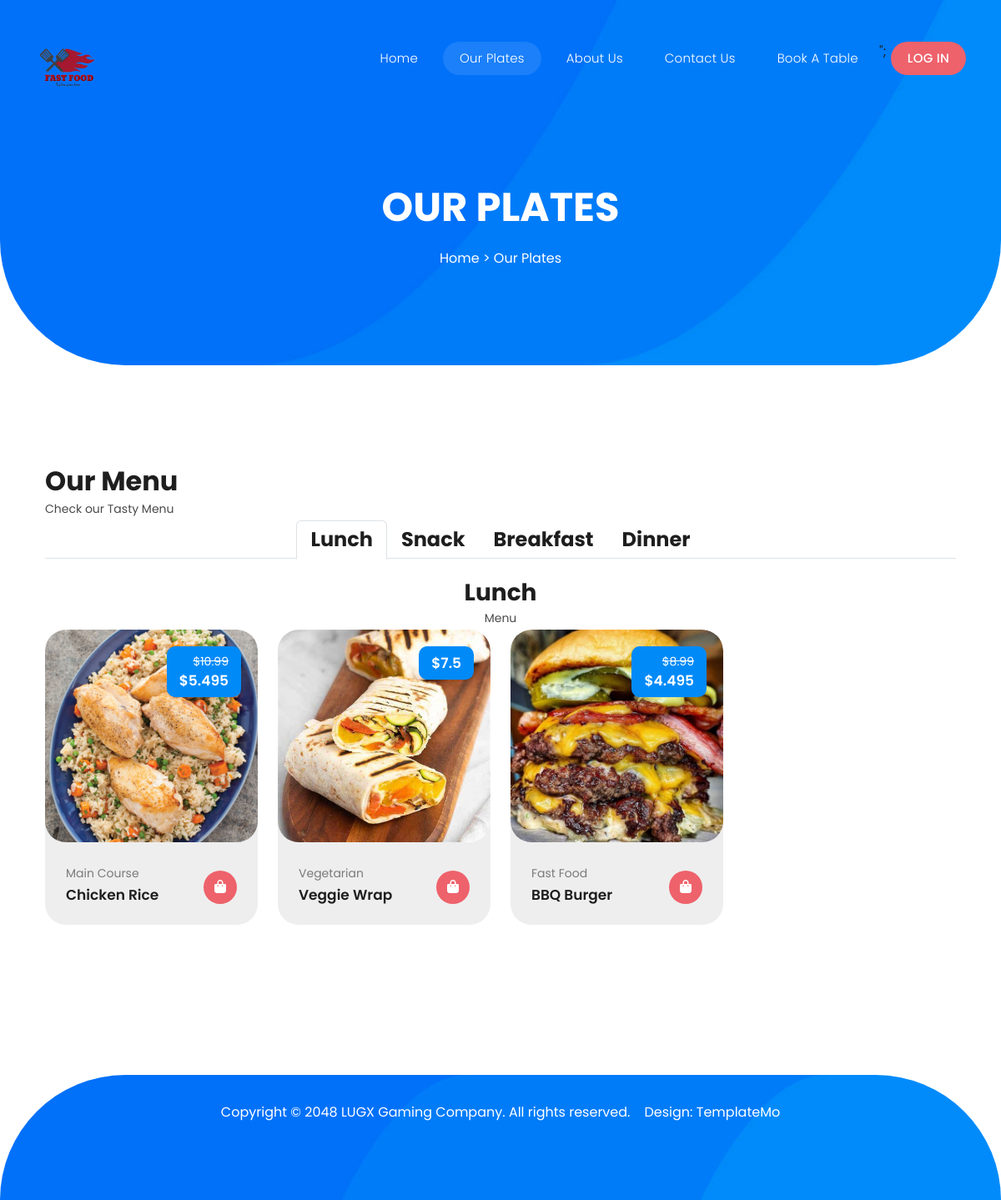
Page /Public_Section/fe/pages/Platters.php on the committed database.
### tables this page shows
CREATE TABLE `platters` (
  `Platter_ID` int(11) NOT NULL,
  `Timing_ID` int(11) NOT NULL,
  `Category_ID` int(11) NOT NULL,
  `Platter` varchar(255) DEFAULT NULL,
  `Platter_price` decimal(10,2) DEFAULT NULL,
  `Platter_small_description` text DEFAULT NULL,
  `Platter_image` varchar(255) DEFAULT NULL,
  `Platter_discount` decimal(5,2) DEFAULT NULL,
  `Platter_status` tinyint(1) DEFAULT NULL
);

CREATE TABLE `categories` (
  `Category_ID` int(11) NOT NULL,
  `Category` varchar(255) NOT NULL
);

### Public_Section/be/models/UserModel.php (called while the page is built, shortened)
<?php
function GetPlats(){
    include("../../be/common/dbconfig.php");
    $Plats = array();
    $query = "SELECT * FROM Platters";
    $stmt = $db->query($query);
    if ($stmt->rowCount() > 0) {
        while ($row = $stmt->fetch(PDO::FETCH_ASSOC)) {
            $Plat = new stdClass();
            $Plat->ID = $row["Platter_ID"];
            $Plat->category = getCategoryById($db, $row["Category_ID"]);
            $Plat->timming = getTimingById($db,$row["Timing_ID"]);
            $Plat->timing_status = getTimingStatusById($db, $row["Timing_ID"]);
            $Plat->Platter = $row["Platter"];
            $Plat->small_description = $row["Platter_small_description"];
            $Plat->price = $row["Platter_price"];
            $Plat->discount = $row["Platter_discount"];
            $Plat->state = $row["Platter_status"];
            $Plat->image = $row["Platter_image"];
            $Plats[] = $Plat;
        }
        return $Plats;
    } else {
        return 0;
    }
}
function getCategoryById($db, $categoryId) {
    $stmt = $db->prepare("SELECT Category FROM Categories WHERE Category_ID = :categoryId");
    $stmt->bindParam(':categoryId', $categoryId, PDO::PARAM_INT);
    $stmt->execute();
    $result = $stmt->fetchColumn();
    return $result !== false ? $result : null;
}
function getTimingById($db, $timmingId) {
    $stmt = $db->prepare("SELECT Timing FROM Timings WHERE Timing_ID = :timingId");
    $stmt->bindParam(':timingId', $timmingId, PDO::PARAM_INT);
    $stmt->execute();
    $result = $stmt->fetchColumn();
    return $result !== false ? $result : null;
}
function getTimingStatusById($db, $timing_id) {
    $query = "SELECT Timing_status FROM Timings WHERE Timing_ID = :timing_id";
    $stmt = $db->prepare($query);
    $stmt->bindParam(':timing_id', $timing_id, PDO::PARAM_INT);
    $stmt->execute();
    $result = $stmt->fetch(PDO::FETCH_ASSOC);
    if ($result) {
        return $result['Timing_status'];
    } else {
        return null;
    }
}

### Public_Section/fe/views/UserViews.php (the view, shortened to what this page needs)
<?php
function BookTableButton_index(){
    ?>
    <li><a class="<?php echo isset($_SESSION['Customer_ID']) ? 'redy' : ''; ?>"
    id="<?php echo isset($_SESSION['Customer_ID']) ? 'Book' : 'DontBook'; ?>">
    Book A Table</a></li>";
<?php } ?>
<?php
function SignIn_LogOut_index(){
    ?>
    <li><a class="redy" id="<?php echo isset($_SESSION['Customer_ID']) ? 'LogOut' : 'SignIn'; ?>">
    <?php echo isset($_SESSION['Customer_ID']) ? 'Log Out' : 'Log In'; ?></a></li>
<?php }?>
<?php
function ListPlats($plats) {
    $groupedPlats = [];
    foreach ($plats as $plat) {
        if ($plat->state == "1" && $plat->timing_status == "1") {
            $groupedPlats[$plat->timming][] = $plat;
        }
    }
    ?>
    <section id="menu" class="menu">
        <div class="container" data-aos="fade-up">
            <div class="section-header">
                <h2>Our Menu</h2>
                <p>Check our <span>Tasty Menu</span></p>
            </div>
            <ul class="nav nav-tabs d-flex justify-content-center" data-aos="fade-up" data-aos-delay="200">
                <?php
                $first = true;
                foreach ($groupedPlats as $timming => $platsByTiming) { ?>
                    <li class="nav-item">
                        <a class="nav-link <?php echo $first ? 'active show' : ''; ?>" data-bs-toggle="tab" data-bs-target="#menu-<?php echo strtolower($timming); ?>">
                            <h4><?php echo ucfirst($timming); ?></h4>
                        </a>
                    </li>
                    <?php
                    $first = false;
                } ?>
            </ul>
            <div class="tab-content" data-aos="fade-up" data-aos-delay="300">
                <?php
                $first = true;
                foreach ($groupedPlats as $timming => $platsByTiming) { ?>
                    <div class="tab-pane fade <?php echo $first ? 'active show' : ''; ?>" id="menu-<?php echo strtolower($timming); ?>">
                        <div class="tab-header text-center">
                            <br>
                            <h3><?php echo ucfirst($timming); ?></h3>
                            <p>Menu</p>
                        </div>
                        <div class="row gy-5">
                            <?php
                            foreach ($platsByTiming as $plat) { ?>
                                <div class="col-lg-3 col-md-6 align-self-center mb-30 trending-items col-md-6 rac adv">
                                    <div class="item">
                                        <div class="thumb">
                                            <a class="Open_platterModal" data-id="<?php echo $plat->ID; ?>">
                                                <img src="../../assets/images/platter/<?php echo $plat->image;?>" alt="" class="">
                                            </a>
                                            <span class="price Open_platterModal" data-id="<?php echo $plat->ID; ?>">
                                                <em><?php if($plat->discount != 0) { echo "$" . $plat->price; } ?></em>
                                                <?php echo "$" . $plat->price * (1 - $plat->discount); ?>
                                            </span>
                                        </div>
                                        <div class="down-content Open_platterModal" data-id="<?php echo $plat->ID; ?>">
                                            <span class="category"><?php echo $plat->category; ?></span>
                                            <h4><?php echo $plat->Platter; ?></h4>
                                            <a href="?data-id=<?php echo $plat->ID; ?>" >
                                                <i class="fa fa-shopping-bag"></i>
                                            </a>
                                        </div>
                                    </div>
                                </div>
                            <?php } ?>
                        </div>
                    </div>
                    <?php
                    $first = false;
                } ?>
            </div>
        </div>
    </section>
    <?php
}
?>

### Public_Section/fe/pages/Platters.php (shortened to what this page needs)
<!DOCTYPE html>
<html lang="en">
  <head>
    <?php
      require_once("common/header.php");
      require_once("../../be/models/UserModel.php");
      require_once("../views/UserViews.php")
    ?>
  </head>
<body>
  <div class="page-heading header-text">
    <div class="container">
      <div class="row">
        <div class="col-lg-12">
          <h3>OUR PLATES</h3>
          <span class="breadcrumb"><a href="#">Home</a> > Our Plates</span>
        </div>
      </div>
    </div>
  </div>
  <div class="section trending">
    <div class="container">
    <?php
        ListPlats(GetPlats());
    ?>
    </div>
  </div>
  <?php
    require_once("common/footer.php");
  ?>
  </body>
</html>

### Public_Section/fe/pages/common/header.php (shortened to what this page needs)
<!DOCTYPE html>
<html lang="en">
<head>
  <?php
    require_once("../views/UserViews.php");
    $requestUri = $_SERVER['REQUEST_URI'];
    if(strpos($requestUri, "About_us.php"))
      $pageId = 2;
    else if(strpos($requestUri, "Contact_us.php"))
      $pageId = 3;
    else if(strpos($requestUri,"Platters.php"))
      $pageId = 4;
?>
<link rel="stylesheet" href="https://stackpath.bootstrapcdn.com/bootstrap/4.5.2/css/bootstrap.min.css">
<link href="../../vendor/bootstrap/css/bootstrap.min.css" rel="stylesheet">
<link rel="stylesheet" href="../../assets/css/fontawesome.css">
<link rel="stylesheet" href="../../assets/css/templatemo-lugx-gaming.css">
<link rel="stylesheet" href="../../assets/css/owl.css">
<link rel="stylesheet" href="../../assets/css/Styles.css">
<link rel="stylesheet" href="../../assets/css/animate.css">
<link rel="stylesheet" href="../../assets/css/swiper-bundle.min.css"/>
<link rel="stylesheet" href="../../assets/css/all.min.css"/>
<header class="header-area header-sticky">
    <div class="container">
        <div class="row">
            <div class="col-12">
                <nav class="main-nav">
                    <a href="../../index.php">
                        <img src="../../assets/images/logo.png" alt="" style="width: 80px;">
                    </a>
                    <ul class="nav">
                      <li><a href="../../index.php">Home</a></li>
                      <li><a href="Platters.php" <?php if($pageId==4) echo 'class = "active"'; ?> >Our Plates</a></li>
                      <li><a href="About_us.php" <?php if($pageId==2) echo 'class = "active"'; ?> >About Us</a></li>
                      <li><a href="Contact_us.php" <?php if($pageId==3) echo 'class = "active"'; ?> >Contact Us</a></li>
                      <?php
                        BookTableButton_index();
                        SignIn_LogOut_index();
                       ?>
                  </ul>
                </nav>
            </div>
        </div>
    </div>
  </header>
  </html>

### Public_Section/fe/pages/common/footer.php (shortened to what this page needs)
<footer>
<div class="container">
    <div class="col-lg-12">
      <p>Copyright © 2048 LUGX Gaming Company. All rights reserved. &nbsp;&nbsp; <a rel="nofollow" href="https://templatemo.com" target="_blank">Design: TemplateMo</a></p>
    </div>
  </div>
</footer>

### Public_Section/assets/css/Styles.css (style rules this page uses)
.redy { background-color: #ee626b !important; font-size: 14px; font-weight: 600; }

### rows in the picture
platters: Platter_image (picture), Platter_price "10.99", $plat->price * (1 - $plat->discount) "5.495", Category_ID.Category "Main Course", Platter "Chicken Rice"
platters: Platter_image (picture), $plat->price * (1 - $plat->discount) "7.5", Category_ID.Category "Vegetarian", Platter "Veggie Wrap"
platters: Platter_image (picture), Platter_price "8.99", $plat->price * (1 - $plat->discount) "4.495", Category_ID.Category "Fast Food", Platter "BBQ Burger"

### other values in the picture
$timming "Lunch"
$timming "Snack"
$timming "Breakfast"
$timming "Dinner"
